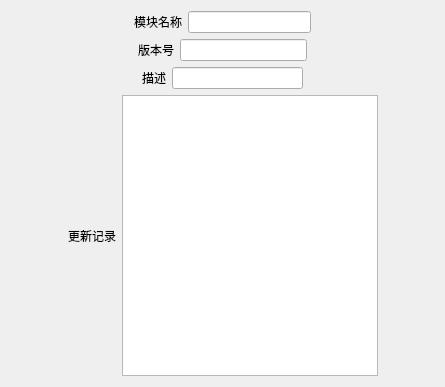
<?xml version="1.0" encoding="UTF-8"?>
<ui version="4.0">
 <class>PluginUpdateUi</class>
 <widget class="QDialog" name="PluginUpdateUi">
  <property name="geometry">
   <rect>
    <x>0</x>
    <y>0</y>
    <width>445</width>
    <height>387</height>
   </rect>
  </property>
  <property name="windowTitle">
   <string>PluginUpdate</string>
  </property>
  <layout class="QVBoxLayout" name="verticalLayout_3">
   <item>
    <layout class="QVBoxLayout" name="verticalLayout_2">
     <item>
      <layout class="QHBoxLayout" name="horizontalLayout">
       <item>
        <spacer name="horizontalSpacer">
         <property name="orientation">
          <enum>Qt::Horizontal</enum>
         </property>
         <property name="sizeHint" stdset="0">
          <size>
           <width>40</width>
           <height>20</height>
          </size>
         </property>
        </spacer>
       </item>
       <item>
        <widget class="QLabel" name="label">
         <property name="text">
          <string>模块名称</string>
         </property>
        </widget>
       </item>
       <item>
        <widget class="QLineEdit" name="lineEdit"/>
       </item>
       <item>
        <spacer name="horizontalSpacer_2">
         <property name="orientation">
          <enum>Qt::Horizontal</enum>
         </property>
         <property name="sizeHint" stdset="0">
          <size>
           <width>40</width>
           <height>20</height>
          </size>
         </property>
        </spacer>
       </item>
      </layout>
     </item>
     <item>
      <layout class="QHBoxLayout" name="horizontalLayout_2">
       <item>
        <spacer name="horizontalSpacer_3">
         <property name="orientation">
          <enum>Qt::Horizontal</enum>
         </property>
         <property name="sizeHint" stdset="0">
          <size>
           <width>40</width>
           <height>20</height>
          </size>
         </property>
        </spacer>
       </item>
       <item>
        <widget class="QLabel" name="label_2">
         <property name="text">
          <string>版本号</string>
         </property>
        </widget>
       </item>
       <item>
        <widget class="QLineEdit" name="lineEdit_2"/>
       </item>
       <item>
        <spacer name="horizontalSpacer_4">
         <property name="orientation">
          <enum>Qt::Horizontal</enum>
         </property>
         <property name="sizeHint" stdset="0">
          <size>
           <width>40</width>
           <height>20</height>
          </size>
         </property>
        </spacer>
       </item>
      </layout>
     </item>
     <item>
      <layout class="QHBoxLayout" name="horizontalLayout_3">
       <item>
        <spacer name="horizontalSpacer_5">
         <property name="orientation">
          <enum>Qt::Horizontal</enum>
         </property>
         <property name="sizeHint" stdset="0">
          <size>
           <width>40</width>
           <height>20</height>
          </size>
         </property>
        </spacer>
       </item>
       <item>
        <widget class="QLabel" name="label_3">
         <property name="text">
          <string>描述</string>
         </property>
        </widget>
       </item>
       <item>
        <widget class="QLineEdit" name="lineEdit_3"/>
       </item>
       <item>
        <spacer name="horizontalSpacer_6">
         <property name="orientation">
          <enum>Qt::Horizontal</enum>
         </property>
         <property name="sizeHint" stdset="0">
          <size>
           <width>40</width>
           <height>20</height>
          </size>
         </property>
        </spacer>
       </item>
      </layout>
     </item>
     <item>
      <layout class="QHBoxLayout" name="horizontalLayout_4">
       <item>
        <spacer name="horizontalSpacer_7">
         <property name="orientation">
          <enum>Qt::Horizontal</enum>
         </property>
         <property name="sizeHint" stdset="0">
          <size>
           <width>40</width>
           <height>20</height>
          </size>
         </property>
        </spacer>
       </item>
       <item>
        <layout class="QVBoxLayout" name="verticalLayout">
         <item>
          <spacer name="verticalSpacer_2">
           <property name="orientation">
            <enum>Qt::Vertical</enum>
           </property>
           <property name="sizeHint" stdset="0">
            <size>
             <width>20</width>
             <height>40</height>
            </size>
           </property>
          </spacer>
         </item>
         <item>
          <widget class="QLabel" name="label_4">
           <property name="text">
            <string>更新记录</string>
           </property>
          </widget>
         </item>
         <item>
          <spacer name="verticalSpacer">
           <property name="orientation">
            <enum>Qt::Vertical</enum>
           </property>
           <property name="sizeHint" stdset="0">
            <size>
             <width>20</width>
             <height>40</height>
            </size>
           </property>
          </spacer>
         </item>
        </layout>
       </item>
       <item>
        <widget class="QTextEdit" name="textEdit"/>
       </item>
       <item>
        <spacer name="horizontalSpacer_8">
         <property name="orientation">
          <enum>Qt::Horizontal</enum>
         </property>
         <property name="sizeHint" stdset="0">
          <size>
           <width>40</width>
           <height>20</height>
          </size>
         </property>
        </spacer>
       </item>
      </layout>
     </item>
    </layout>
   </item>
  </layout>
 </widget>
 <layoutdefault spacing="6" margin="11"/>
 <resources/>
 <connections/>
</ui>
